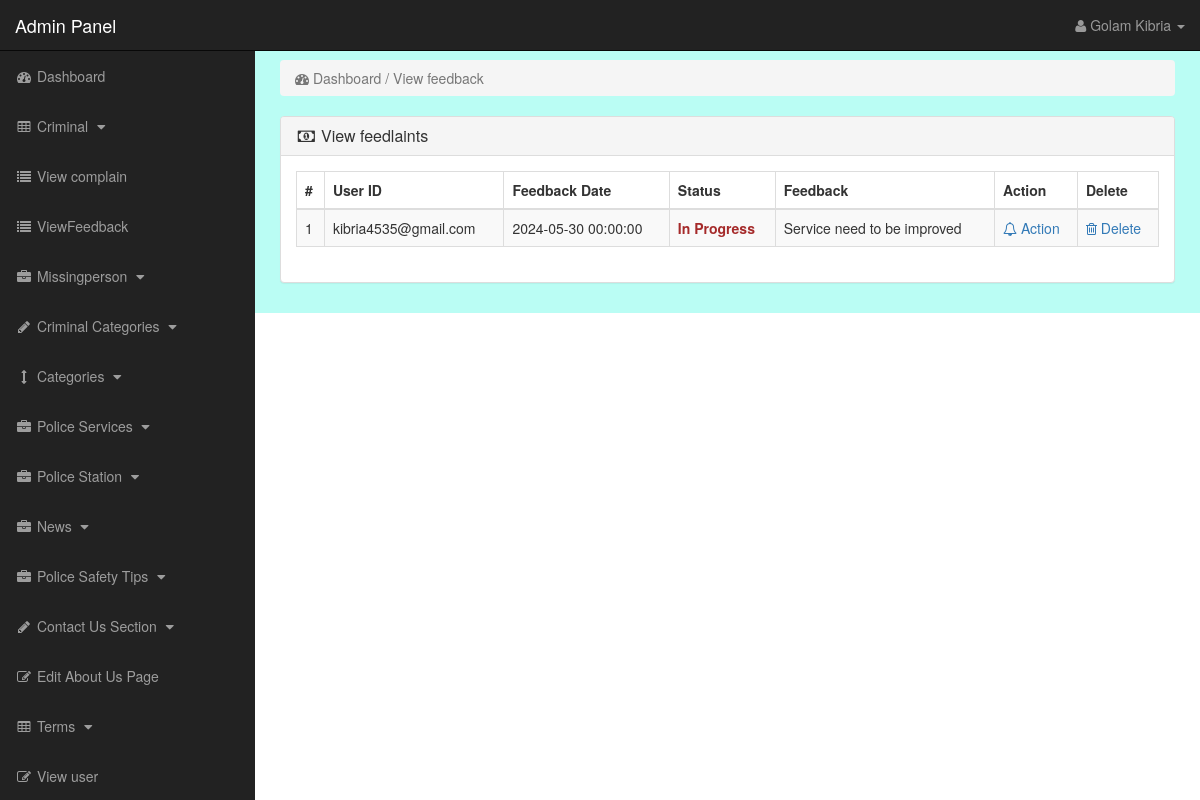
/admin_area/index.php?view_feed (signed in), run on the app's committed database.
### tables this page shows
CREATE TABLE `user_feed` (
  `feed_id` int(11) NOT NULL,
  `user_id` int(11) NOT NULL,
  `feed_date` datetime NOT NULL,
  `feed_status` varchar(50) NOT NULL,
  `feedback` text NOT NULL
);

CREATE TABLE `user` (
  `user_id` int(10) NOT NULL,
  `user_name` varchar(255) NOT NULL,
  `user_email` varchar(255) NOT NULL,
  `user_pass` varchar(255) NOT NULL,
  `user_country` text NOT NULL,
  `user_city` text NOT NULL,
  `user_contact` varchar(255) NOT NULL,
  `user_address` text NOT NULL,
  `user_image` text NOT NULL,
  `user_ip` varchar(255) NOT NULL,
  `user_confirm_code` text NOT NULL
);

### admin_area/view_feed.php (the view, shortened to what this page needs)
<?php
if(!isset($_SESSION['admin_email'])){
    echo "<script>window.open('login.php','_self')</script>";
} else {
?>
<div class="row">
    <div class="col-lg-12">
        <ol class="breadcrumb">
            <li class="active">
                <i class="fa fa-dashboard"></i> Dashboard / View feedback
            </li>
        </ol>
    </div>
</div>
<div class="row">
    <div class="col-lg-12">
        <div class="panel panel-default">
            <div class="panel-heading">
                <h3 class="panel-title">
                    <i class="fa fa-money fa-fw"></i> View feedlaints
                </h3>
            </div>
            <div class="panel-body">
                <div class="table-responsive">
                    <table class="table table-bordered table-hover table-striped">
                        <thead>
                            <tr>
                                <th>#</th>
                                <th>User ID</th>
                                <th>Feedback Date</th>
                                <th>Status</th>
                                <th>Feedback</th>
                                <th>Action</th>
                                <th>Delete</th>
                            </tr>
                        </thead>
                        <tbody>
                        <?php
                        $i = 0;
                        $get_feed = "SELECT * FROM user_feed";
                        $run_feed = mysqli_query($con, $get_feed);
                        while ($row_feed = mysqli_fetch_array($run_feed)) {
                            $feed_id = $row_feed['feed_id'];
                            $user_id = $row_feed['user_id'];
                            $feed_date = $row_feed['feed_date'];
                            $feed_status = $row_feed['feed_status'];
                            $feedlaint = $row_feed['feedback'];
                            $i++;
                        ?>
                        <tr>
                            <td><?php echo $i; ?></td>
                            <td>
                                <?php
                                $get_user = "SELECT user_email FROM user WHERE user_id='$user_id'";
                                $run_user = mysqli_query($con, $get_user);
                                $row_user = mysqli_fetch_array($run_user);
                                $user_email = $row_user['user_email'];
                                echo $user_email;
                                ?>
                            </td>
                            <td><?php echo $feed_date; ?></td>
                            <td>
                            <?php
                                  if ($feed_status == 'Pending') {
                                    $feed_status = "<b style='color:red;'>Pending</b>";
                                } else if($feed_status == 'In Progress') {
                                    $feed_status = "<b style='color:brown;'>In Progress</b>";
                                }
                                echo $feed_status;
                                ?>
                            </td>
                            <td><?php echo $feedlaint; ?></td>
                            <td>
                                <a href="index.php?edit_feed=<?php echo $feed_id; ?>">
                                    <i class="fa fa-bell-o"></i> Action
                                </a>
                            </td>
                            <td>
                                <a href="index.php?feed_delete=<?php echo $feed_id; ?>">
                                    <i class="fa fa-trash-o"></i> Delete
                                </a>
                            </td>
                        </tr>
                        <?php } ?>
                        </tbody>
                    </table>
                </div>
            </div>
        </div>
    </div>
</div>
<?php } ?>

### admin_area/includes/sidebar.php (shortened to what this page needs)
<?php
if (!isset($_SESSION['admin_email'])) {
    echo "<script>window.open('login.php','_self')</script>";
} else {
?>
    <nav class="navbar navbar-inverse navbar-fixed-top">
        <div class="navbar-header">
            <a class="navbar-brand" href="index.php?dashboard">Admin Panel</a>
        </div>
        <ul class="nav navbar-right top-nav">
            <li class="dropdown">
                <a href="#" class="dropdown-toggle" data-toggle="dropdown">
                    <i class="fa fa-user"></i>
                    <?php echo $admin_name; ?> <b class="caret"></b>
                </a>
            </li>
        </ul>
        <div class="collapse navbar-collapse navbar-ex1-collapse">
            <ul class="nav navbar-nav side-nav">
                <li>
                    <a href="index.php?dashboard">
                        <i class="fa fa-fw fa-dashboard"></i> Dashboard
                    </a>
                </li>
                <li>
                    <a href="#" data-toggle="collapse" data-target="#criminal">
                        <i class="fa fa-fw fa-table"></i> Criminal
                        <i class="fa fa-fw fa-caret-down"></i>
                    </a>
                </li>
                <li>
<a href="index.php?view_comp">
    <i class="fa fa-fw fa-list"></i> View complain
</a>
<a href="index.php?view_feed">
    <i class="fa fa-fw fa-list"></i> ViewFeedback
</a>
</li>
                <li>
                    <a href="#" data-toggle="collapse" data-target="#missingperson">
                        <i class="fa fa-fw fa-briefcase"></i> Missingperson
                        <i class="fa fa-fw fa-caret-down"></i>
                    </a>
                </li>
                <li>
                    <a href="#" data-toggle="collapse" data-target="#c_cat">
                        <i class="fa fa-fw fa-pencil"></i> Criminal Categories
                        <i class="fa fa-fw fa-caret-down"></i>
                    </a>
                </li>
                <li>
                    <a href="#" data-toggle="collapse" data-target="#cat">
                        <i class="fa fa-fw fa-arrows-v"></i> Categories
                        <i class="fa fa-fw fa-caret-down"></i>
                    </a>
                </li>
                <li>
                    <a href="#" data-toggle="collapse" data-target="#service">
                        <i class="fa fa-fw fa-briefcase"></i> Police Services
                        <i class="fa fa-fw fa-caret-down"></i>
                    </a>
                </li>
                <li>
                    <a href="#" data-toggle="collapse" data-target="#station">
                        <i class="fa fa-fw fa-briefcase"></i> Police Station
                        <i class="fa fa-fw fa-caret-down"></i>
                    </a>
                </li>
                <li>
                    <a href="#" data-toggle="collapse" data-target="#news">
                        <i class="fa fa-fw fa-briefcase"></i> News
                        <i class="fa fa-fw fa-caret-down"></i>
                    </a>
                </li>
                <li>
                    <a href="#" data-toggle="collapse" data-target="#tips">
                        <i class="fa fa-fw fa-briefcase"></i> Police Safety Tips
                        <i class="fa fa-fw fa-caret-down"></i>
                    </a>
                </li>
                <li>
                    <a href="#" data-toggle="collapse" data-target="#contact_us">
                        <i class="fa fa-fw fa-pencil"> </i> Contact Us Section
                        <i class="fa fa-fw fa-caret-down"></i>
                    </a>
                </li>
                <li>
                    <a href="index.php?edit_about_us">
                        <i class="fa fa-fw fa-edit"></i> Edit About Us Page
                    </a>
                </li>
                <li>
                    <a href="#" data-toggle="collapse" data-target="#terms">
                        <i class="fa fa-fw fa-table"></i> Terms
                        <i class="fa fa-fw fa-caret-down"></i>
                    </a>
                </li>
                <li>
                    <a href="index.php?view_user">
                        <i class="fa fa-fw fa-edit"></i> View user
                    </a>
                </li>
            </ul>
        </div>
    </nav>
<?php } ?>

### admin_area/css/style.css (style rules this page uses)
body { margin-top:100px; }
@media (min-width: 768px) { body { margin-top:50px; } }
.top-nav { padding:0 15px; }
.top-nav>li { display:inline-block; float:left; }
.top-nav>li>a { padding-top:15px; padding-bottom:15px; line-height:20px; color:#999; }
@media (min-width: 768px) { .side-nav { position:fixed; top:51px; width:255px; border-radius:0; overflow-y:auto; background-color: #222; bottom:0; overflow-x:hidden; padding-bottom:40px; } }
@media (min-width: 768px) { .side-nav>li>a { width:255px; } }
.panel-body { border-radius:5px; }

### data on the page
user_feed: user.user_email "kibria4535@gmail.com", feed_date "2024-05-30 00:00:00", feed_status "In Progress", feedback "Service need to be improved"

### other printed values
$admin_name "Golam Kibria"
